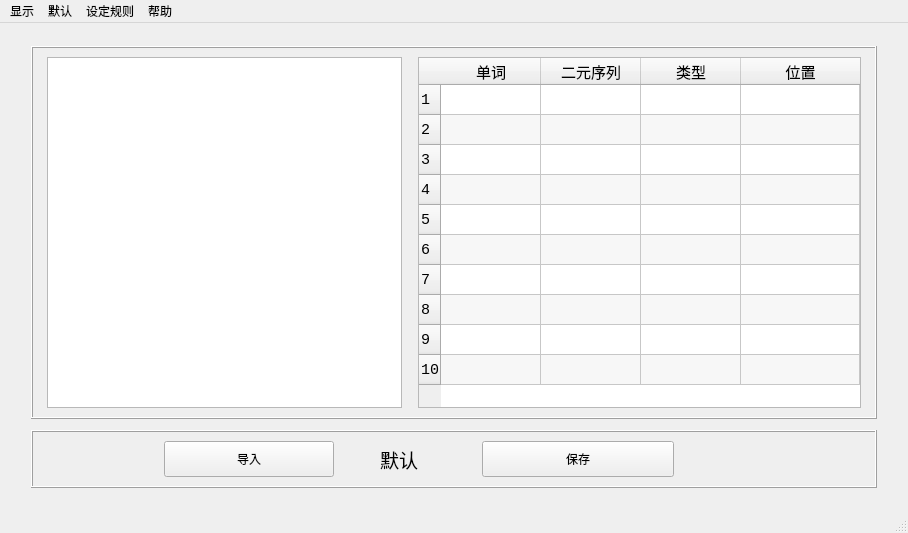
<?xml version="1.0" encoding="UTF-8"?>
<ui version="4.0">
 <class>MainWindow</class>
 <widget class="QMainWindow" name="MainWindow">
  <property name="geometry">
   <rect>
    <x>0</x>
    <y>0</y>
    <width>908</width>
    <height>533</height>
   </rect>
  </property>
  <property name="sizePolicy">
   <sizepolicy hsizetype="Expanding" vsizetype="Expanding">
    <horstretch>0</horstretch>
    <verstretch>0</verstretch>
   </sizepolicy>
  </property>
  <property name="minimumSize">
   <size>
    <width>908</width>
    <height>531</height>
   </size>
  </property>
  <property name="windowTitle">
   <string>MainWindow</string>
  </property>
  <widget class="QWidget" name="centralwidget">
   <layout class="QHBoxLayout" name="horizontalLayout">
    <item>
     <spacer name="horizontalSpacer">
      <property name="orientation">
       <enum>Qt::Horizontal</enum>
      </property>
      <property name="sizeType">
       <enum>QSizePolicy::Maximum</enum>
      </property>
      <property name="sizeHint" stdset="0">
       <size>
        <width>13</width>
        <height>20</height>
       </size>
      </property>
     </spacer>
    </item>
    <item>
     <widget class="QFrame" name="frame_3">
      <property name="frameShape">
       <enum>QFrame::NoFrame</enum>
      </property>
      <property name="frameShadow">
       <enum>QFrame::Raised</enum>
      </property>
      <layout class="QVBoxLayout" name="verticalLayout">
       <item>
        <spacer name="verticalSpacer">
         <property name="orientation">
          <enum>Qt::Vertical</enum>
         </property>
         <property name="sizeType">
          <enum>QSizePolicy::Maximum</enum>
         </property>
         <property name="sizeHint" stdset="0">
          <size>
           <width>13</width>
           <height>5</height>
          </size>
         </property>
        </spacer>
       </item>
       <item>
        <widget class="QFrame" name="frame">
         <property name="sizePolicy">
          <sizepolicy hsizetype="Preferred" vsizetype="Preferred">
           <horstretch>0</horstretch>
           <verstretch>255</verstretch>
          </sizepolicy>
         </property>
         <property name="frameShape">
          <enum>QFrame::Box</enum>
         </property>
         <property name="frameShadow">
          <enum>QFrame::Raised</enum>
         </property>
         <layout class="QHBoxLayout" name="horizontalLayout_2">
          <item>
           <spacer name="horizontalSpacer_3">
            <property name="orientation">
             <enum>Qt::Horizontal</enum>
            </property>
            <property name="sizeType">
             <enum>QSizePolicy::Maximum</enum>
            </property>
            <property name="sizeHint" stdset="0">
             <size>
              <width>5</width>
              <height>20</height>
             </size>
            </property>
           </spacer>
          </item>
          <item>
           <widget class="QPlainTextEdit" name="plainTextEdit">
            <property name="sizePolicy">
             <sizepolicy hsizetype="Preferred" vsizetype="Preferred">
              <horstretch>160</horstretch>
              <verstretch>100</verstretch>
             </sizepolicy>
            </property>
            <property name="font">
             <font>
              <family>Consolas</family>
              <pointsize>12</pointsize>
             </font>
            </property>
           </widget>
          </item>
          <item>
           <spacer name="horizontalSpacer_4">
            <property name="orientation">
             <enum>Qt::Horizontal</enum>
            </property>
            <property name="sizeType">
             <enum>QSizePolicy::Maximum</enum>
            </property>
            <property name="sizeHint" stdset="0">
             <size>
              <width>10</width>
              <height>20</height>
             </size>
            </property>
           </spacer>
          </item>
          <item>
           <widget class="QTableWidget" name="tableWidget">
            <property name="enabled">
             <bool>true</bool>
            </property>
            <property name="sizePolicy">
             <sizepolicy hsizetype="Preferred" vsizetype="Preferred">
              <horstretch>200</horstretch>
              <verstretch>100</verstretch>
             </sizepolicy>
            </property>
            <property name="font">
             <font>
              <family>Consolas</family>
              <pointsize>11</pointsize>
             </font>
            </property>
            <property name="layoutDirection">
             <enum>Qt::LeftToRight</enum>
            </property>
            <property name="sizeAdjustPolicy">
             <enum>QAbstractScrollArea::AdjustIgnored</enum>
            </property>
            <property name="dragEnabled">
             <bool>true</bool>
            </property>
            <property name="alternatingRowColors">
             <bool>true</bool>
            </property>
            <property name="selectionMode">
             <enum>QAbstractItemView::ExtendedSelection</enum>
            </property>
            <property name="textElideMode">
             <enum>Qt::ElideRight</enum>
            </property>
            <property name="showGrid">
             <bool>true</bool>
            </property>
            <property name="gridStyle">
             <enum>Qt::SolidLine</enum>
            </property>
            <property name="sortingEnabled">
             <bool>false</bool>
            </property>
            <property name="wordWrap">
             <bool>true</bool>
            </property>
            <property name="cornerButtonEnabled">
             <bool>true</bool>
            </property>
            <property name="rowCount">
             <number>10</number>
            </property>
            <property name="columnCount">
             <number>4</number>
            </property>
            <attribute name="horizontalHeaderVisible">
             <bool>true</bool>
            </attribute>
            <attribute name="horizontalHeaderCascadingSectionResizes">
             <bool>false</bool>
            </attribute>
            <attribute name="horizontalHeaderDefaultSectionSize">
             <number>100</number>
            </attribute>
            <attribute name="horizontalHeaderHighlightSections">
             <bool>true</bool>
            </attribute>
            <attribute name="horizontalHeaderMinimumSectionSize">
             <number>25</number>
            </attribute>
            <attribute name="horizontalHeaderShowSortIndicator" stdset="0">
             <bool>false</bool>
            </attribute>
            <attribute name="horizontalHeaderStretchLastSection">
             <bool>true</bool>
            </attribute>
            <attribute name="verticalHeaderCascadingSectionResizes">
             <bool>false</bool>
            </attribute>
            <attribute name="verticalHeaderShowSortIndicator" stdset="0">
             <bool>false</bool>
            </attribute>
            <attribute name="verticalHeaderStretchLastSection">
             <bool>false</bool>
            </attribute>
            <row/>
            <row/>
            <row/>
            <row/>
            <row/>
            <row/>
            <row/>
            <row/>
            <row/>
            <row/>
            <column>
             <property name="text">
              <string>单词</string>
             </property>
            </column>
            <column>
             <property name="text">
              <string>二元序列</string>
             </property>
            </column>
            <column>
             <property name="text">
              <string>类型</string>
             </property>
            </column>
            <column>
             <property name="text">
              <string>位置</string>
             </property>
            </column>
           </widget>
          </item>
          <item>
           <spacer name="horizontalSpacer_5">
            <property name="orientation">
             <enum>Qt::Horizontal</enum>
            </property>
            <property name="sizeType">
             <enum>QSizePolicy::Maximum</enum>
            </property>
            <property name="sizeHint" stdset="0">
             <size>
              <width>5</width>
              <height>20</height>
             </size>
            </property>
           </spacer>
          </item>
         </layout>
        </widget>
       </item>
       <item>
        <spacer name="verticalSpacer_2">
         <property name="orientation">
          <enum>Qt::Vertical</enum>
         </property>
         <property name="sizeType">
          <enum>QSizePolicy::Maximum</enum>
         </property>
         <property name="sizeHint" stdset="0">
          <size>
           <width>20</width>
           <height>5</height>
          </size>
         </property>
        </spacer>
       </item>
       <item>
        <widget class="QFrame" name="frame_2">
         <property name="sizePolicy">
          <sizepolicy hsizetype="Preferred" vsizetype="Preferred">
           <horstretch>0</horstretch>
           <verstretch>40</verstretch>
          </sizepolicy>
         </property>
         <property name="frameShape">
          <enum>QFrame::Box</enum>
         </property>
         <property name="frameShadow">
          <enum>QFrame::Raised</enum>
         </property>
         <layout class="QHBoxLayout" name="horizontalLayout_3">
          <item>
           <spacer name="horizontalSpacer_6">
            <property name="orientation">
             <enum>Qt::Horizontal</enum>
            </property>
            <property name="sizeHint" stdset="0">
             <size>
              <width>122</width>
              <height>20</height>
             </size>
            </property>
           </spacer>
          </item>
          <item>
           <widget class="QPushButton" name="loadPushButton">
            <property name="sizePolicy">
             <sizepolicy hsizetype="Preferred" vsizetype="Preferred">
              <horstretch>81</horstretch>
              <verstretch>41</verstretch>
             </sizepolicy>
            </property>
            <property name="text">
             <string>导入</string>
            </property>
           </widget>
          </item>
          <item>
           <spacer name="horizontalSpacer_9">
            <property name="orientation">
             <enum>Qt::Horizontal</enum>
            </property>
            <property name="sizeHint" stdset="0">
             <size>
              <width>40</width>
              <height>20</height>
             </size>
            </property>
           </spacer>
          </item>
          <item>
           <widget class="QLabel" name="label">
            <property name="font">
             <font>
              <family>楷体</family>
              <pointsize>14</pointsize>
             </font>
            </property>
            <property name="text">
             <string>默认</string>
            </property>
           </widget>
          </item>
          <item>
           <spacer name="horizontalSpacer_7">
            <property name="orientation">
             <enum>Qt::Horizontal</enum>
            </property>
            <property name="sizeHint" stdset="0">
             <size>
              <width>58</width>
              <height>20</height>
             </size>
            </property>
           </spacer>
          </item>
          <item>
           <widget class="QPushButton" name="savePushButton">
            <property name="sizePolicy">
             <sizepolicy hsizetype="Preferred" vsizetype="Preferred">
              <horstretch>91</horstretch>
              <verstretch>41</verstretch>
             </sizepolicy>
            </property>
            <property name="text">
             <string>保存</string>
            </property>
           </widget>
          </item>
          <item>
           <spacer name="horizontalSpacer_8">
            <property name="orientation">
             <enum>Qt::Horizontal</enum>
            </property>
            <property name="sizeHint" stdset="0">
             <size>
              <width>192</width>
              <height>20</height>
             </size>
            </property>
           </spacer>
          </item>
         </layout>
        </widget>
       </item>
       <item>
        <spacer name="verticalSpacer_3">
         <property name="orientation">
          <enum>Qt::Vertical</enum>
         </property>
         <property name="sizeType">
          <enum>QSizePolicy::Maximum</enum>
         </property>
         <property name="sizeHint" stdset="0">
          <size>
           <width>20</width>
           <height>5</height>
          </size>
         </property>
        </spacer>
       </item>
      </layout>
     </widget>
    </item>
    <item>
     <spacer name="horizontalSpacer_2">
      <property name="orientation">
       <enum>Qt::Horizontal</enum>
      </property>
      <property name="sizeType">
       <enum>QSizePolicy::Maximum</enum>
      </property>
      <property name="sizeHint" stdset="0">
       <size>
        <width>13</width>
        <height>20</height>
       </size>
      </property>
     </spacer>
    </item>
   </layout>
  </widget>
  <widget class="QMenuBar" name="menubar">
   <property name="geometry">
    <rect>
     <x>0</x>
     <y>0</y>
     <width>908</width>
     <height>23</height>
    </rect>
   </property>
   <widget class="QMenu" name="menu">
    <property name="title">
     <string>显示</string>
    </property>
    <addaction name="action_ShowKEY"/>
    <addaction name="actionOP_Arithmetic"/>
    <addaction name="actionOP_Relation"/>
    <addaction name="actionOP_Delimiter"/>
    <addaction name="actionShowAll"/>
   </widget>
   <widget class="QMenu" name="menu_2">
    <property name="title">
     <string>默认</string>
    </property>
    <addaction name="actionShowDefault"/>
    <addaction name="actionReDefault_2"/>
   </widget>
   <widget class="QMenu" name="menu_4">
    <property name="title">
     <string>帮助</string>
    </property>
    <addaction name="actionAbout"/>
   </widget>
   <widget class="QMenu" name="menu_3">
    <property name="title">
     <string>设定规则</string>
    </property>
    <addaction name="actionsetRule"/>
   </widget>
   <addaction name="menu"/>
   <addaction name="menu_2"/>
   <addaction name="menu_3"/>
   <addaction name="menu_4"/>
  </widget>
  <widget class="QStatusBar" name="statusbar"/>
  <action name="action_ShowKEY">
   <property name="text">
    <string>关键字</string>
   </property>
   <property name="toolTip">
    <string>ss</string>
   </property>
  </action>
  <action name="actionOP_Arithmetic">
   <property name="text">
    <string>算术运算符</string>
   </property>
  </action>
  <action name="actionOP_Relation">
   <property name="text">
    <string>关系运算符</string>
   </property>
  </action>
  <action name="actionOP_Delimiter">
   <property name="text">
    <string>分界符</string>
   </property>
  </action>
  <action name="action">
   <property name="text">
    <string>关键字</string>
   </property>
  </action>
  <action name="action_2">
   <property name="text">
    <string>算术运算符</string>
   </property>
  </action>
  <action name="action_3">
   <property name="text">
    <string>关系运算符</string>
   </property>
  </action>
  <action name="action_4">
   <property name="text">
    <string>分界符</string>
   </property>
  </action>
  <action name="actionReDefault">
   <property name="text">
    <string>使用默认规则</string>
   </property>
  </action>
  <action name="action_5">
   <property name="text">
    <string>关键字</string>
   </property>
  </action>
  <action name="action_6">
   <property name="text">
    <string>算术运算符</string>
   </property>
  </action>
  <action name="action_7">
   <property name="text">
    <string>关系运算符</string>
   </property>
  </action>
  <action name="action_8">
   <property name="text">
    <string>分界符</string>
   </property>
  </action>
  <action name="actionAbout">
   <property name="text">
    <string>关于</string>
   </property>
  </action>
  <action name="actionShowDefault">
   <property name="text">
    <string>显示默认</string>
   </property>
  </action>
  <action name="actionReDefault_2">
   <property name="text">
    <string>恢复默认</string>
   </property>
  </action>
  <action name="actionShowAll">
   <property name="text">
    <string>显示全部</string>
   </property>
  </action>
  <action name="actionsetRule">
   <property name="text">
    <string>setRule</string>
   </property>
  </action>
  <action name="actionsaveList">
   <property name="text">
    <string>保存</string>
   </property>
  </action>
 </widget>
 <resources/>
 <connections/>
</ui>
